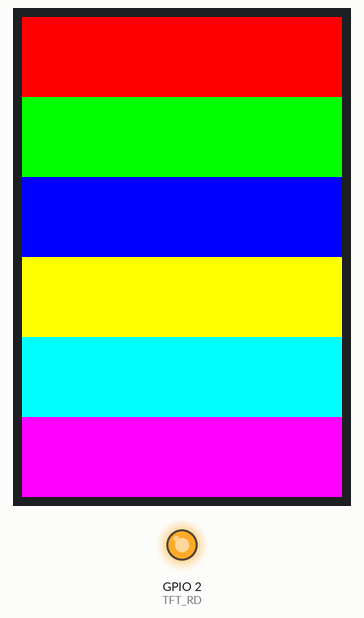
Recording of a sketch running on a simulated ESP32. Parts: 320×480 colour display, output pins drawn as LEDs (lit = HIGH). Wiring (inferred from the names in the program): ILI9341-type TFT: RS GPIO 15; E GPIO 4; data GPIO 12, GPIO 13, GPIO 26, GPIO 25, GPIO 17, GPIO 16, GPIO 27, GPIO 14. Pins used as bus, display or sensor lines are not drawn.

Above: at 38.0 s.
At 41.96 s:
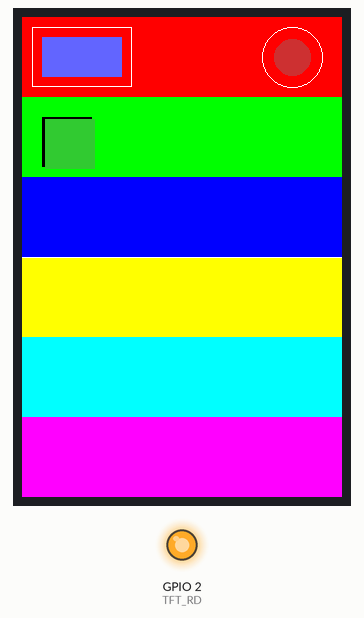
At 63.85 s:
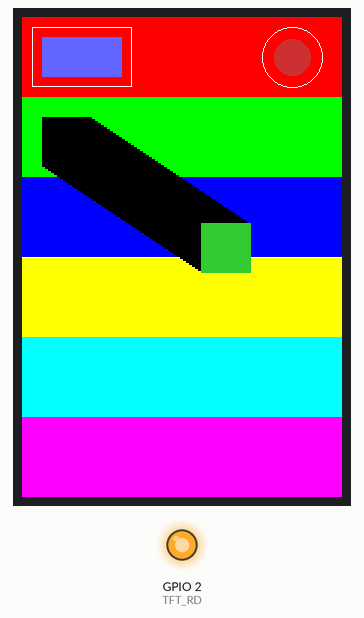
At 85.74 s:
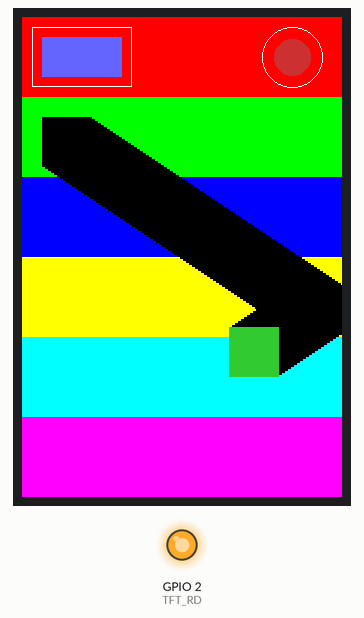
At 107.63 s:
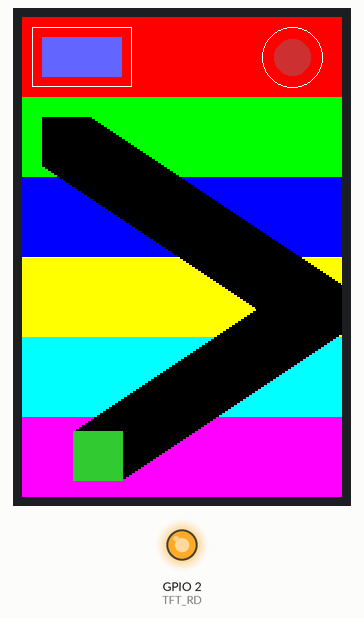
At 129.52 s:
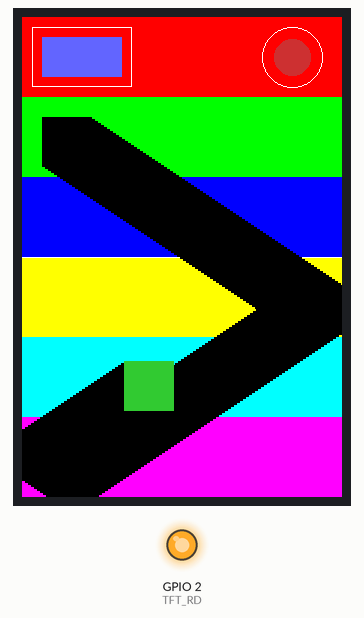

Measured:
- what the display in image 0 shows lasts 2.5 s, from 37.9 s to 40.4 s
- what the display in image 1 shows lasts 0.4 s, from 41.8 s to 42.2 s

The sketch:

MyGraphicsLibrary.ino
```cpp
#include <Arduino.h>
#include "TFTParallel.h"

// Create TFT object
TFTParallel tft(480, 320);  // width, height

#define rgb(r,g,b) tft.color565(r,g,b)

void setup() {
  Serial.begin(115200);
  tft.begin();

  tft.fillScreen(rgb(0,0,0)); // black background
  delay(500);

  drawColorBars();
  delay(1000);
  drawStaticShapes();
  delay(1000);
}

void loop() {
  animate();
  delay(20);
}

// --------------------- DEMO FUNCTIONS ---------------------

void drawColorBars() {
  uint16_t bars[] = {
    rgb(255,0,0), rgb(0,255,0), rgb(0,0,255),
    rgb(255,255,0), rgb(0,255,255), rgb(255,0,255)
  };
  int n = sizeof(bars) / sizeof(bars[0]);
  int barH = tft.getHeight() / n;
  for (int i = 0; i < n; i++) {
    int y = i * barH;
    tft.fillRect(0, y, tft.getWidth(), barH, bars[i]);
  }
}

void drawStaticShapes() {
  uint16_t white = rgb(255,255,255);
  tft.drawRect(10, 10, 100, 60, white);
  tft.fillRect(20, 20, 80, 40, rgb(100,100,255));

  tft.drawCircle(tft.getWidth() - 50, 40, 30, white);
  tft.fillCircle(tft.getWidth() - 50, 40, 18, rgb(200,50,50));

  tft.drawLine(0, tft.getHeight()/2, tft.getWidth()-1, tft.getHeight()/2, white);
}

void animate() {
  static int rx = 20, ry = 100;
  static int vx = 3, vy = 2;
  int rw = 50, rh = 50;

  // Clear previous rectangle
  tft.fillRect(rx, ry, rw, rh, rgb(0,0,0));

  rx += vx;
  ry += vy;

  if (rx < 0) { rx = 0; vx = -vx; }
  if (rx + rw > tft.getWidth()) { rx = tft.getWidth() - rw; vx = -vx; }
  if (ry < 0) { ry = 0; vy = -vy; }
  if (ry + rh > tft.getHeight()) { ry = tft.getHeight() - rh; vy = -vy; }

  tft.fillRect(rx, ry, rw, rh, rgb(50,200,50));
}
```

TFTParallel.h
```cpp
#ifndef TFTPARALLEL_H
#define TFTPARALLEL_H

#include <Arduino.h>
#include <stdint.h>

/*
  TFTParallel — simple 8-bit parallel TFT graphics wrapper
  - Optimized for ESP32 parallel 8-bit attachments (fast direct writes)
  - Portable fallback uses digitalWrite()
  - Provides basic primitives, text (5x7), and transaction-based fast writes
*/

// --- Configure these to match your User_Setup settings (already in your paste) ---
#ifndef TFT_CS
  #define TFT_CS   33
#endif
#ifndef TFT_DC
  #define TFT_DC   15
#endif
#ifndef TFT_RST
  #define TFT_RST  32
#endif
#ifndef TFT_WR
  #define TFT_WR   4
#endif
#ifndef TFT_RD
  #define TFT_RD   2
#endif

#ifndef TFT_D0
  #define TFT_D0 12
#endif
#ifndef TFT_D1
  #define TFT_D1 13
#endif
#ifndef TFT_D2
  #define TFT_D2 26
#endif
#ifndef TFT_D3
  #define TFT_D3 25
#endif
#ifndef TFT_D4
  #define TFT_D4 17
#endif
#ifndef TFT_D5
  #define TFT_D5 16
#endif
#ifndef TFT_D6
  #define TFT_D6 27
#endif
#ifndef TFT_D7
  #define TFT_D7 14
#endif

// Display physical (raw) dimensions (portrait defaults). Adjust if your panel differs
#define TFT_WIDTH_DEFAULT  320
#define TFT_HEIGHT_DEFAULT 480

class TFTParallel {
public:
  // constructor (logical width/height default to physical portrait dims)
  TFTParallel(uint16_t w = TFT_WIDTH_DEFAULT, uint16_t h = TFT_HEIGHT_DEFAULT);

  // Initialization
  void begin();                  // initialize pins and display
  void reset();                  // hardware reset
  void setRotation(uint8_t r);   // 0..3
  void invertDisplay(bool inv);

  // Basic drawing primitives
  void fillScreen(uint16_t color);
  void drawPixel(int16_t x, int16_t y, uint16_t color);
  void drawLine(int x0, int y0, int x1, int y1, uint16_t color);
  void drawRect(int x, int y, int w, int h, uint16_t color);
  void fillRect(int x, int y, int w, int h, uint16_t color);
  void drawCircle(int x0, int y0, int r, uint16_t color);
  void fillCircle(int x0, int y0, int r, uint16_t color);

  // Text (small 5x7 font)
  void setTextColor(uint16_t c) { textColor = c; }
  void setTextBg(uint16_t bg) { textBg = bg; }
  void setTextSize(uint8_t s) { textSize = std::max<uint8_t>(1, s); }
  void drawChar(int16_t x, int16_t y, char c);
  void drawString(int16_t x, int16_t y, const char* str);

  // Fast transaction-style I/O (keep CS low while streaming pixel data)
  void startWrite();                 // CS low
  void endWrite();                   // CS high
  void write8(uint8_t v);            // write one byte while in transaction (DC should be set)
  void write16(uint16_t v);          // write 16-bit value while in transaction
  void pushColorN(uint16_t color, uint32_t len); // send 'len' repeated colors while CS low

  // Utility
  static uint16_t color565(uint8_t r, uint8_t g, uint8_t b);

  // Get display dimensions
  uint16_t getWidth() const { return width; }
  uint16_t getHeight() const { return height; }

private:
  uint16_t width, height;   // logical width/height (depends on rotation)
  uint8_t rotation;         // 0..3
  uint16_t textColor, textBg;
  uint8_t textSize;

  // low level
  void initPins();
  inline void writeBus(uint8_t val); // platform-optimized
  inline void pulseWR();
  void writeCommand(uint8_t cmd);
  void writeData(uint8_t data);
  void writeData16(uint16_t data);
  void setAddrWindow(uint16_t x0, uint16_t y0, uint16_t x1, uint16_t y1); // legacy (no rotation mapping)
  void setAddrWindowRotated(uint16_t x0, uint16_t y0, uint16_t x1, uint16_t y1); // rotation-aware
  void pushColor(uint16_t color);

  // controller-specific
  void ili9486_init();

  // font (5x7)
  static const uint8_t font5x7[][5];

  // transaction state
  bool inTransaction;

  // fast bus helpers (precomputed masks for ESP32 path)
  uint32_t dataMaskLow;   // bits set where data pins < 32
  uint32_t dataMaskHigh;  // bits set where data pins >= 32 (shifted to bit 0 in .out1 registers)
  uint32_t dataPinMaskPerValueLow[256];   // precomputed masks: for value v, mask bits (low 32)
  uint32_t dataPinMaskPerValueHigh[256];  // precomputed masks: for value v, mask bits for out1
  bool fastPathAvailable; // true when ESP32 direct register path prepared

  // internal helper to configure masks
  void prepareFastPath();
};

#endif // TFTPARALLEL_H
```

Source omitted: TFTParallel.cpp (20569 bytes)
